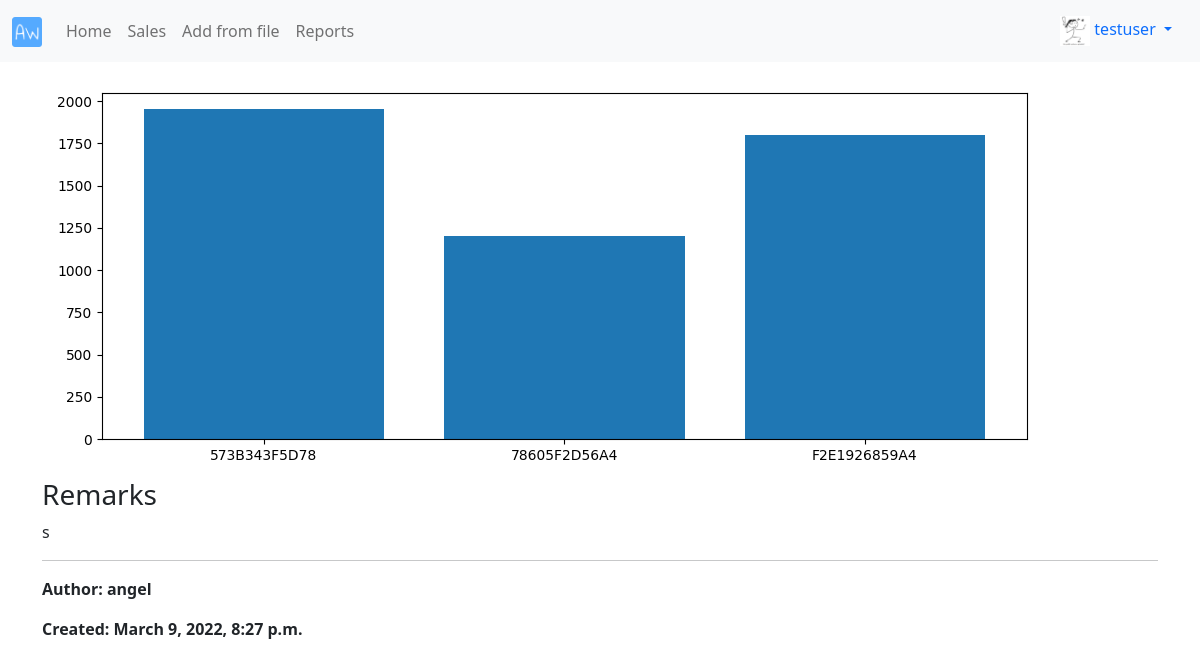
/reports/3/ (signed in), run on the app's committed database.
### profiles/models.py (models this page shows, shortened)
class Profile(models.Model):
    user = models.OneToOneField(User, on_delete = models.CASCADE)
    bio = models.TextField(default = "no bio...")
    avatar = models.ImageField(upload_to = 'avatars', default = 'no_picture_profile.png')
    created = models.DateTimeField(auto_now_add = True)
    updated = models.DateTimeField(auto_now = True)

### reports/models.py (models this page shows, shortened)
class Report(models.Model):
    name = models.CharField(max_length = 120)
    image = models.ImageField(upload_to = 'reports', blank = True)
    remarks = models.TextField()
    author = models.ForeignKey(Profile, on_delete = models.CASCADE)
    created = models.DateTimeField(auto_now_add = True)
    updated = models.DateTimeField(auto_now = True)
    class Meta:
        ordering = ('-created',)

### reports/views.py (the view)
# urls.py: path('<pk>/', ReportDetailView.as_view(), name = 'detail'),
class ReportDetailView(LoginRequiredMixin, DetailView):
    model = Report
    template_name = 'reports/detail.html'

### reports/templates/reports/detail.html (shortened to what this page needs)
{% extends 'base.html' %}
{% block content %}
    {% if object.image %}
    <img src="{{object.image.url}}" class="img-fluid" alt="{{object.name}}">
    {% endif %}
    <br>
    <h3>Remarks</h3>
    <p>{{object.remarks}}</p>
    <hr>
    <p><b>Author: {{object.author.user.username}}</b></p>
    <p><b>Created: {{object.created}}</b></p>
{% endblock content %}

### templates/navbar.html (shortened to what this page needs)
{% load static %}
{% url 'sales:home' as path_to_home %}
{% url 'sales:list' as path_to_sales %}
{% url 'reports:from-file' as path_to_from_file %}
{% url 'reports:main' as path_to_reports %}
<nav class="navbar navbar-expand-lg navbar-light bg-light">
  <div class="container-fluid">
    <a class="navbar-brand" href="{{path_to_home}}"><img src="{% static 'logo.png' %}" class="logo-sm"></a>
    <div class="collapse navbar-collapse" id="navbarNav">
      <ul class="navbar-nav">
        <li class="nav-item">
          <a class="nav-link {% if request.path == path_to_home %}active{% endif%}" href="{{path_to_home}}">Home</a>
        </li>
        <li class="nav-item">
          <a class="nav-link {% if request.path == path_to_sales %}active{% endif%}" href="{{path_to_sales}}">Sales</a>
        </li>
        <li class="nav-item">
          <a class="nav-link {% if request.path == path_to_from_file %}active{% endif%}" href="{{path_to_from_file}}">Add from file</a>
        </li>
        <li class="nav-item">
          <a class="nav-link {% if request.path == path_to_reports %}active{% endif%}" href="{{path_to_reports}}">Reports</a>
        </li>
      </ul>
    </div>
    {% if request.user.is_authenticated %}
      <div class="nav-item dropdown">
        <div class="nav-link dropdown-toggle" id="navbarDropdownMenuLink" role="button" data-bs-toggle="dropdown" aria-expanded="false">
          <img src="{{request.user.profile.avatar.url}}" class="avatar-sm">&nbsp;{{request.user}}
        </div>
      </div>
    {% endif %}
  </div>
</nav>

### static/style.css (style rules this page uses)
.avatar-sm { height: 30px; width: 30px; }
.logo-sm { height: 30px; width: auto; }

### data on the page
Report: image (picture), remarks "s", author.user.username "angel", created "March 9, 2022, 8:27 p.m."

### other printed values
{{ request.user }} "testuser"
